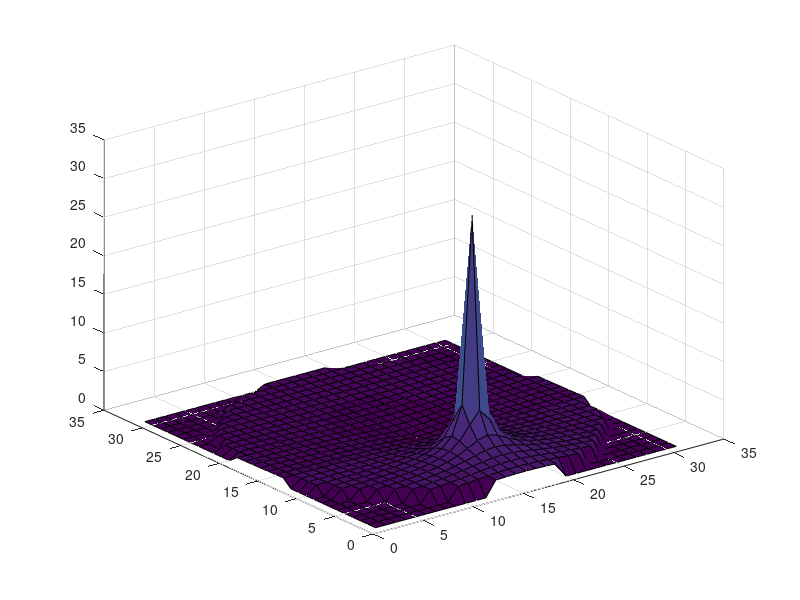

Reproduce this figure in MATLAB.
% ex5_3.m  to make a surface plot of a pole
% 
M=31;
N=31;
nr=1:N;
n=nr-1-(N-1)/2;
mr=1:M;
m=mr-1-(M-1)/2;
dx=2/M;
x=dx*m;
dy=2/N;
y=dy*n;
pole=-0.5;
for mmr=1:M
for nnr=1:N
	z(mmr,nnr)=x(mmr)+i*y(nnr);
end
end
% it is interest to plot a zero at zero
% H=z;
% it is of interest to plot a real pole
% H=1./(z-pole);
% the tranfer function of ex5_2.m is interesting
H=z./(z-pole);
for mmr=1:M
for nnr=1:N
	if sqrt(x(mmr)^2+y(nnr)^2)<=1
		P(mmr,nnr)=abs(H(mmr,nnr));
	else
		P(mmr,nnr)=0;
	end
end
end
surf(abs(P))
% axis([-1 1 -1 1 0 500])  	% "no good!"
